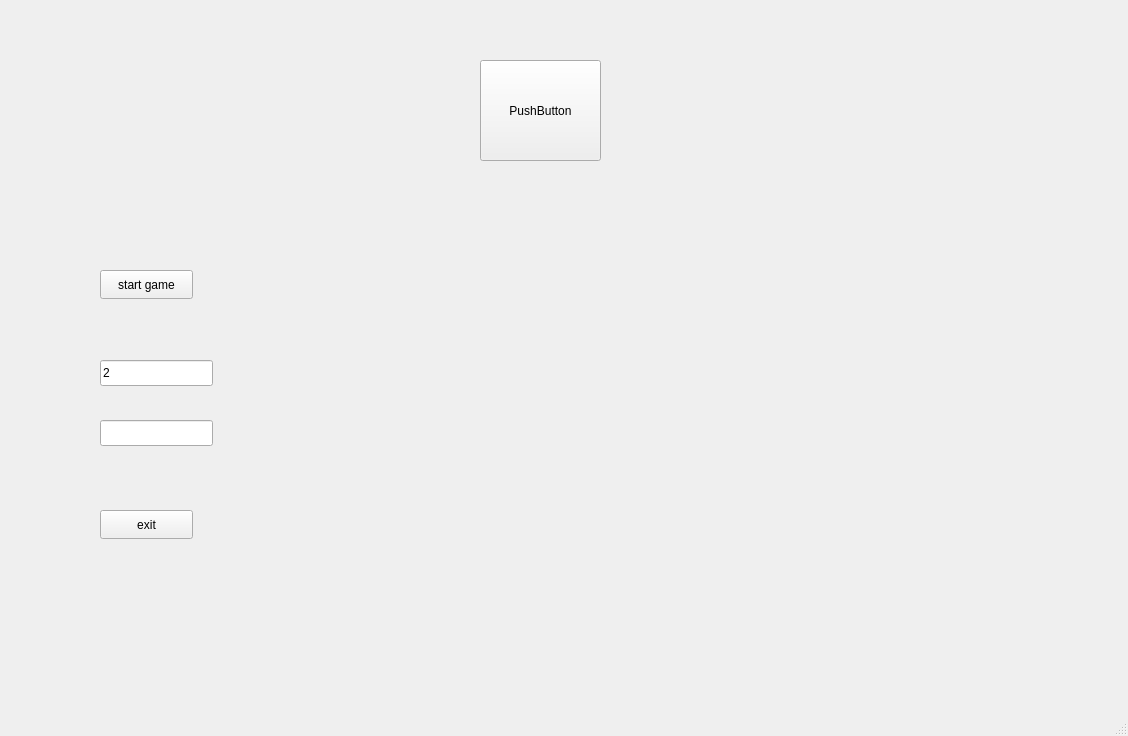
<?xml version="1.0" encoding="UTF-8"?>
<ui version="4.0">
 <class>MainWindow</class>
 <widget class="QMainWindow" name="MainWindow">
  <property name="geometry">
   <rect>
    <x>0</x>
    <y>0</y>
    <width>1128</width>
    <height>736</height>
   </rect>
  </property>
  <property name="windowTitle">
   <string>MainWindow</string>
  </property>
  <widget class="QWidget" name="centralwidget">
   <widget class="QPushButton" name="pushButton">
    <property name="geometry">
     <rect>
      <x>100</x>
      <y>270</y>
      <width>93</width>
      <height>29</height>
     </rect>
    </property>
    <property name="text">
     <string>start game</string>
    </property>
   </widget>
   <widget class="QPushButton" name="pushButton_2">
    <property name="geometry">
     <rect>
      <x>100</x>
      <y>510</y>
      <width>93</width>
      <height>29</height>
     </rect>
    </property>
    <property name="text">
     <string>exit</string>
    </property>
   </widget>
   <widget class="QLineEdit" name="lineEdit">
    <property name="geometry">
     <rect>
      <x>100</x>
      <y>360</y>
      <width>113</width>
      <height>26</height>
     </rect>
    </property>
    <property name="text">
     <string>2</string>
    </property>
   </widget>
   <widget class="QLineEdit" name="lineEdit_2">
    <property name="geometry">
     <rect>
      <x>100</x>
      <y>420</y>
      <width>113</width>
      <height>26</height>
     </rect>
    </property>
   </widget>
   <widget class="QPushButton" name="pushButton_3">
    <property name="geometry">
     <rect>
      <x>480</x>
      <y>60</y>
      <width>121</width>
      <height>101</height>
     </rect>
    </property>
    <property name="text">
     <string>PushButton</string>
    </property>
   </widget>
  </widget>
  <widget class="QMenuBar" name="menubar">
   <property name="geometry">
    <rect>
     <x>0</x>
     <y>0</y>
     <width>1128</width>
     <height>26</height>
    </rect>
   </property>
  </widget>
  <widget class="QStatusBar" name="statusbar"/>
 </widget>
 <resources/>
 <connections>
  <connection>
   <sender>pushButton_3</sender>
   <signal>released()</signal>
   <receiver>MainWindow</receiver>
   <slot>lower()</slot>
   <hints>
    <hint type="sourcelabel">
     <x>579</x>
     <y>158</y>
    </hint>
    <hint type="destinationlabel">
     <x>467</x>
     <y>380</y>
    </hint>
   </hints>
  </connection>
 </connections>
</ui>
